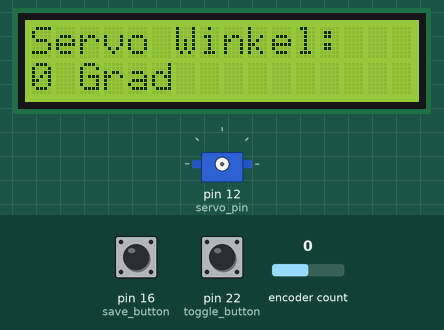
A program run on a simulated Raspberry Pi (header pin numbers). Shown: 16×2 character LCD, servo. The inputs (shaded band) are chosen by the test bench; at power-on: pin 16 (save_button) HIGH, encoder count 0, pin 22 (toggle_button) HIGH. Servo angles are drawn from the pulse width (0.5 ms = 0°, 2.5 ms = 180°).

Above: at 1.2 s.
1.3 s: pin 16 (save_button) pulled LOW for 1 s
At 3.5 s:
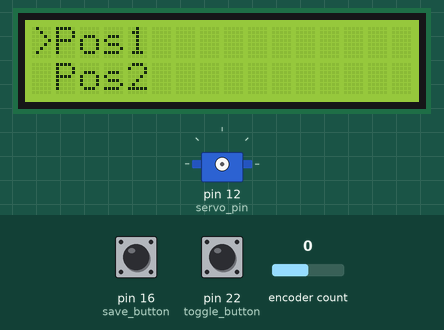
3.9 s: encoder count set to 1
At 5.1 s:
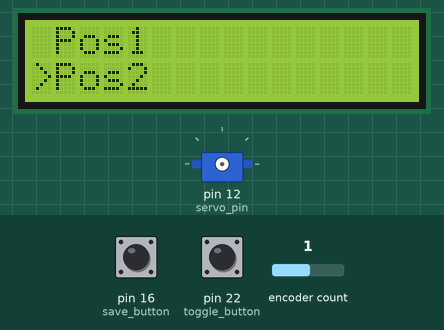
5.4 s: pin 16 (save_button) pulled LOW for 0.15 s
At 6.4 s:
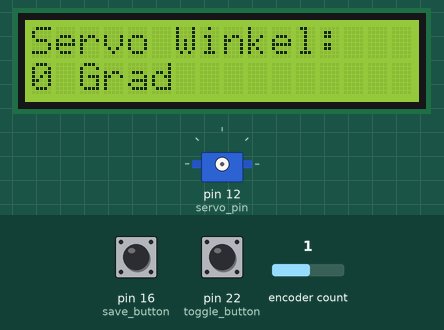
7.2 s: pin 22 (toggle_button) pulled LOW for 0.15 s
9.0 s: encoder count set to 2
At 9.3 s:
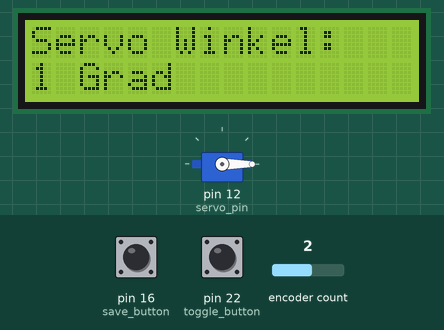
10.5 s: pin 16 (save_button) pulled LOW for 0.15 s
At 11.8 s:
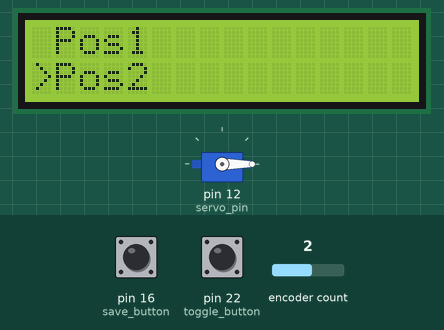
Timing chart, 0 to 13.3 s (numbered marks = the images above; inputs shaded):
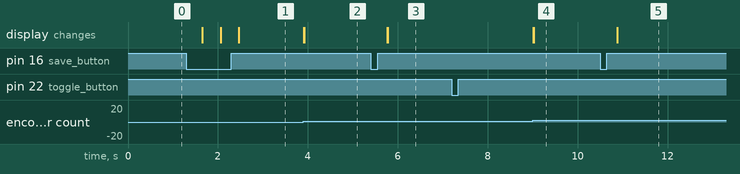

The program:

main.py
```python
import RPi.GPIO as GPIO
from RPLCD import CharLCD
from gpiozero import RotaryEncoder
import time

# --------------------
# GPIO Modus
# --------------------
GPIO.setmode(GPIO.BOARD)
GPIO.setwarnings(False)

# --------------------
# LCD
# --------------------
lcd = CharLCD(
    cols=16,
    rows=2,
    pin_rs=37,
    pin_e=35,
    pins_data=[40, 38, 36, 32, 33, 31, 29, 23],
    numbering_mode=GPIO.BOARD
)

# --------------------
# Rotary Encoder (BCM!)
# --------------------
pos1 = 0
pos2 = 0
encoder = RotaryEncoder(a=17, b=27, max_steps=0)

# --------------------
# Buttons + Servo
# --------------------
save_button = 16      # BOARD 16 -> Menü / Speichern
toggle_button = 22    # BOARD 22 -> Toggle Position
servo_pin = 12        # BOARD 12 (PWM)

GPIO.setup(save_button, GPIO.IN, pull_up_down=GPIO.PUD_UP)
GPIO.setup(toggle_button, GPIO.IN, pull_up_down=GPIO.PUD_UP)
GPIO.setup(servo_pin, GPIO.OUT)

servo = GPIO.PWM(servo_pin, 50)
servo.start(0)

# --------------------
# Speicher
# --------------------
pos1 = 0
pos2 = 0
menu_active = False
menu_selection = 0   # 0 = Pos1, 1 = Pos2
current_toggle = 0   # aktuelle Zielposition

# --------------------
# Funktionen
# --------------------
def set_servo_angle(angle):
    angle = max(0, min(180, angle))
    duty = 2 + (angle / 18)
    servo.ChangeDutyCycle(duty)
    time.sleep(0.5)
    servo.ChangeDutyCycle(0)

def update_lcd():
    lcd.clear()
    if not menu_active:
        lcd.cursor_pos = (0, 0)
        lcd.write_string("Servo Winkel:")
        lcd.cursor_pos = (1, 0)

        if menu_selection == 0:
            lcd.write_string(f"{pos1} Grad")
        else:
            lcd.write_string(f"{pos2} Grad")
    else:
        lcd.cursor_pos = (0, 0)
        if menu_selection == 0:
            lcd.write_string(">Pos1")
        else:
            lcd.write_string(" Pos1")

        lcd.cursor_pos = (1, 0)
        if menu_selection == 1:
            lcd.write_string(">Pos2")
        else:
            lcd.write_string(" Pos2")

# --------------------
# Encoder Steuerung
# --------------------
def rechts():
    global pos1, pos2, menu_selection
    if not menu_active:
        if menu_selection == 0:
            if pos1 < 180:
                pos1 += 1
        else:
            if pos2 < 180:
                pos2 += 1
    else:
        menu_selection = (menu_selection + 1) % 2
    update_lcd()

def links():
    global pos1, pos2, menu_selection
    if not menu_active:
        if menu_selection == 0:
            if pos1 > 0:
                pos1 -= 1
        else:
            if pos2 > 0:
                pos2 -= 1
    else:
        menu_selection = (menu_selection - 1) % 2
    update_lcd()

encoder.when_rotated_clockwise = rechts
encoder.when_rotated_counter_clockwise = links

# --------------------
# Start
# --------------------
update_lcd()

# --------------------
# Hauptloop
# --------------------
try:
    while True:

        # Menü öffnen / speichern
        if GPIO.input(save_button) == GPIO.LOW:
            time.sleep(0.3)

            if not menu_active:
                menu_active = True
            else:
                menu_active = False

            update_lcd()

        # Toggle Button
        if GPIO.input(toggle_button) == GPIO.LOW:
            time.sleep(0.3)

            if current_toggle == 0:
                set_servo_angle(pos1)
                current_toggle = 1
            else:
                set_servo_angle(pos2)
                current_toggle = 0

        time.sleep(0.1)

except KeyboardInterrupt:
    pass

finally:
    servo.stop()
    lcd.clear()
    GPIO.cleanup()
```

Measured:
- after the input at 1.3 s, the display: changes after 0.35 s (image 1)
- after the input at 3.9 s, the display: first changes at once (image 2 shows a later state)
- after the input at 5.4 s, the display: first changes after 0.37 s (image 3 shows a later state)
- after the input at 9.0 s, the display: first changes at once (image 4 shows a later state)
- after the input at 10.5 s, the display: changes after 0.38 s (image 5)
